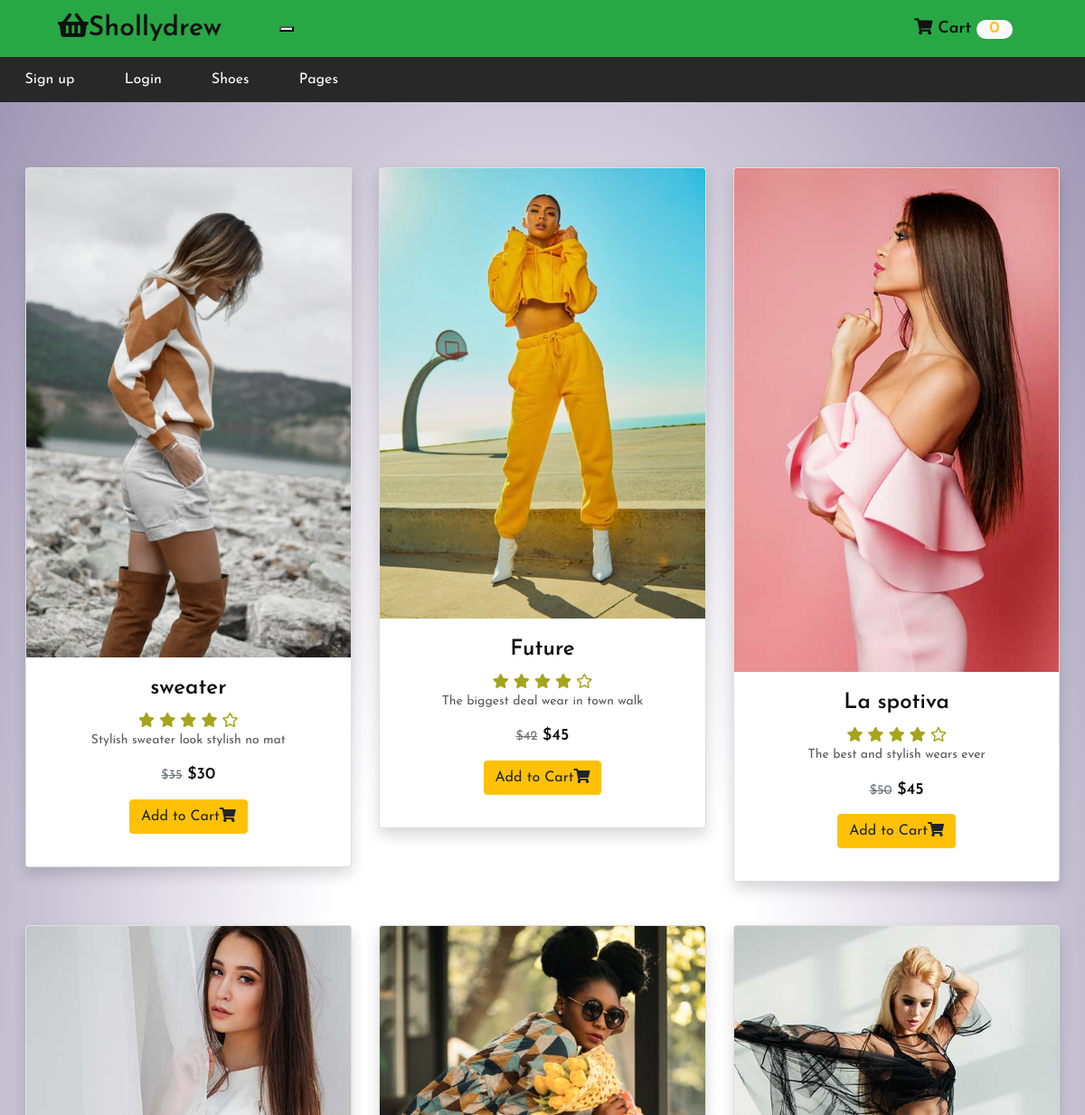
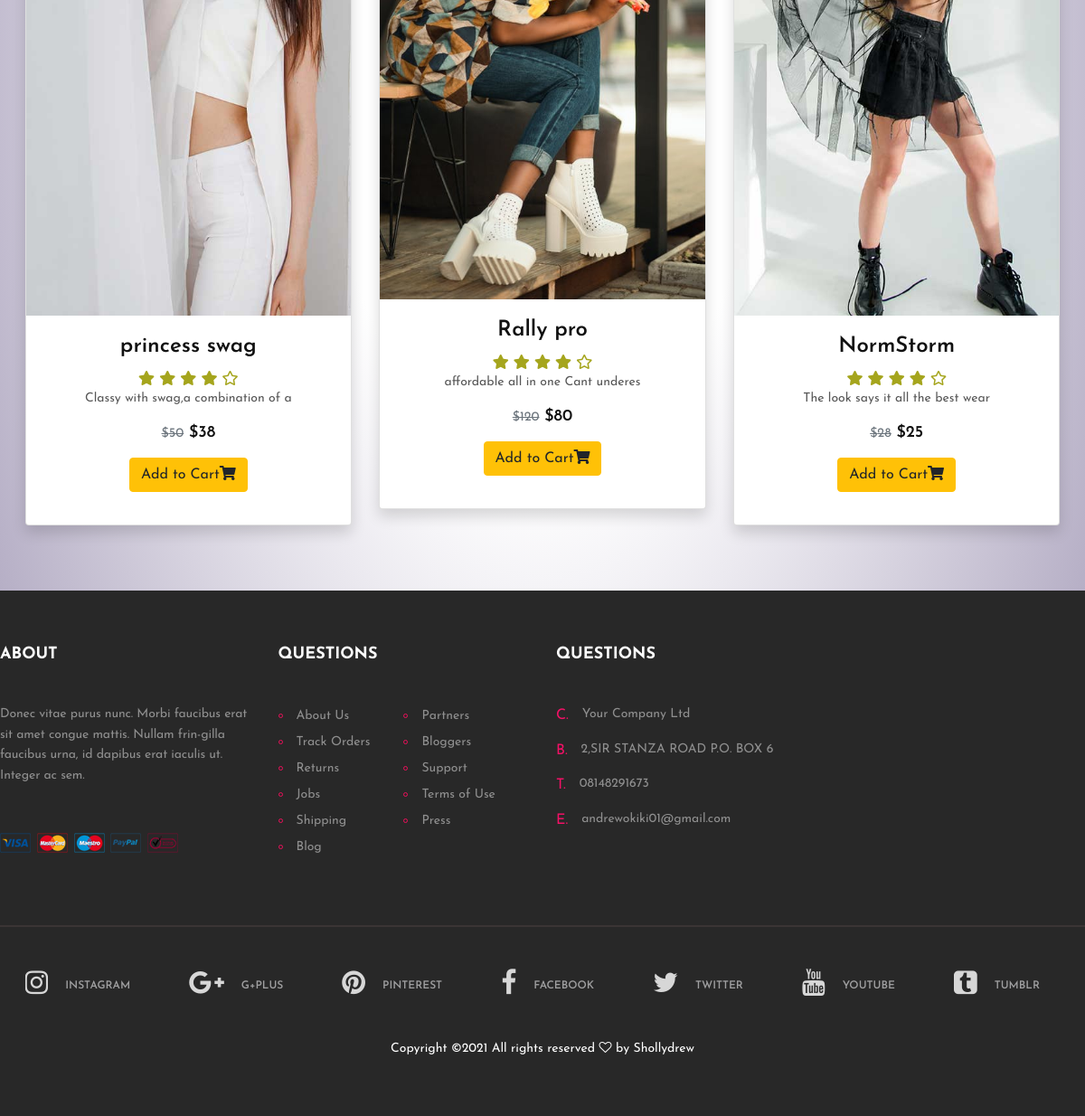
Screenshot of /index1.php with the database file from the repository (2 pictures, top to bottom).
### tables this page shows
CREATE TABLE `shop` (
  `product_id` int(6) NOT NULL,
  `name` varchar(255) NOT NULL,
  `price` float DEFAULT NULL,
  `ex_price` float DEFAULT NULL,
  `description` varchar(255) NOT NULL,
  `picture` varchar(200) NOT NULL
);

### create1.php (called while the page is built, shortened)
<?php
    class CreateDb{
        public $tablename;
        public $con;
    public function __construct(
         $dbname="Newdb",
         $tablename="Productdb",
         $tablename1="user",
         $username="root",
         $servername="localhost",
          $password=""
     )
    {
    $this->tablename=$tablename;
    $this->con=mysqli_connect($servername,$username,$password);
    $sql="CREATE DATABASE IF NOT EXISTS $dbname";
    $query=mysqli_query($this->con,$sql);
    if ($query) {
        $this->con= mysqli_connect($servername,$username,$password,$dbname);
        $sql="CREATE TABLE IF NOT EXISTS $tablename(product_id INT(6)  NOT NULL  AUTO_INCREMENT PRIMARY KEY
        ,name VARCHAR(255) NOT NULL
        ,price FLOAT
        ,ex_price FLOAT
        ,picture VARCHAR(600)
          );";
    }else{
        return false;
    }
    }
    public function getData(){
        $sql="SELECT * FROM $this->tablename ";
         $result = mysqli_query($this->con,$sql);
        if(mysqli_num_rows($result)>0){
            return $result;
        }
    }
}

### function1.php (the view, shortened to what this page needs)
<?php
  require_once("page-head1.php");
    function component($name,$price,$ex_price,$description,$picture,$product_id){
        $product  = "
                <div class=\"col-md-4 col-sm-6 my-4  my-md-4\">
                <form action=\"index1.php\" method=\"post\" >
                <div class=\"card shadow\">
                <div>
                        <img src= $picture alt=\"image1\" class=\"img-fluid card-img-top\">
                    </div>
                    <div class=\"card-body\">
                    <h4 class=\"card-title\">$name</h4>
                    <h6>
                    <i class=\"fas fa-star\"></i>
                    <i class=\"fas fa-star\"></i>
                    <i class=\"fas fa-star\"></i>
                    <i class=\"fas fa-star\"></i>
                    <i class=\"far fa-star\"></i>
                    </h6>
                    <p class=\"card-text\">$description</p>
                    <h5>
                        <small><del class=\"text-secondary\"> $$ex_price</small>
                        <span class=\"price\"> $$price</span>
                    </h5>
                    <button type=\"submit\" name=\"add\" class=\"btn btn-warning my-3\">Add to Cart<i class=\"fas fa-shopping-cart\"></i></button>
                    <input type=\"hidden\" name=\"product_id\" value=\"$product_id\">
                    </div>
                    </div>
                </form>
            </div>" ;
  echo $product;
}

### page-head1.php (shortened to what this page needs)
<!DOCTYPE html>
<html lang="en">
<head>
    <link rel="stylesheet" href="https://use.fontawesome.com/releases/v5.7.0/css/all.css">
    <link rel="stylesheet" href="css/my.css">
    <link rel="stylesheet" href="css/bootstrap.min.css"/>
    <link rel="stylesheet" href="css/font-awesome.min.css"/>
    <link rel="stylesheet" href="css/flaticon.css"/>
    <link rel="stylesheet" href="css/slicknav.min.css"/>
    <link rel="stylesheet" href="css/jquery-ui.min.css"/>
    <link rel="stylesheet" href="css/owl.carousel.min.css"/>
    <link rel="stylesheet" href="css/animate.css"/>
    <link rel="stylesheet" href="css/style.css"/>
</head>

### index1.php (shortened to what this page needs)
<?php require_once("create1.php");
  require("function1.php");
  $database=new CreateDb("project1","shop","user");
  ?>
<body>
<?php require_once("header1.php");?>
  <div class="container">
      <div class="row text-center py-5">
      <?php
      $result= $database->getdata();
      while($row = mysqli_fetch_assoc($result)) {
          component($row['name'],$row['price'],$row['ex_price'],substr($row['description'],0,35),$row['picture'],$row['product_id']);
      }
      ?>
      </div>
  </div>
<?php require("page-footer1.php"); ?>
</body>
</html>

### header1.php (shortened to what this page needs)
<header id="header">
<nav class="navbar navbar-expand-lg navbar-dark bg-success">
    <a href="index.php" class="navbar-brand">
    <h3 class="px-5">
    <i class="fas fa-shopping-basket"></i>Shollydrew
    </h3>
    </a>
    <button class="navbar-toogler" type="button" data-toggle="collapse" data-target="#navbarNavAltMarkup" aria-controls="navbarNavAltMarkup" aria-expanded="false" aria-label="Toggle navigation">
    </button>
    <div class="collapse navbar-collapse" id="navbarNavAltMarkup">
    <a href="cart1.php" class="nav-item nav-link active">
    <h5 class="px-5 cart">
    <i class="fas fa-shopping-cart"></i> Cart
    <?php
    if(isset($_SESSION['cart'])) {
        $count= count($_SESSION['cart']);
            echo "<span class=\"text-warning bg-light\" id=\"cart_count\">$count</span>";
    }else{
        echo"<span class=\"text-warning bg-light\" id=\"cart_count\">0</span>";
    } ?>
    </h5>
    </a>
    </div>
</nav><nav class="main-navbar">
            <div class="container">
                <ul class="main-menu">
                    <li><a class="nav-link " href="signup.php">Sign up</a> </li>
                   <li> <a class="nav-link" href="login.php">Login</a></li>
                    <li><a href="#">Shoes</a>
                    </li>
                    <li><a href="#">Pages</a>
                    </li>
                </ul>
            </div>
        </nav>
</header>

### page-footer1.php (shortened to what this page needs)
<section class="footer-section">
			<div class="row">
				<div class="col-lg-3 col-sm-6">
					<div class="footer-widget about-widget">
						<h2>About</h2>
						<p>Donec vitae purus nunc. Morbi faucibus erat sit amet congue mattis. Nullam frin-gilla faucibus urna, id dapibus erat iaculis ut. Integer ac sem.</p>
						<img src="img/cards.png" alt="">
					</div>
				</div>
				<div class="col-lg-3 col-sm-6">
					<div class="footer-widget about-widget">
						<h2>Questions</h2>
						<ul>
							<li><a href="">About Us</a></li>
							<li><a href="">Track Orders</a></li>
							<li><a href="">Returns</a></li>
							<li><a href="">Jobs</a></li>
							<li><a href="">Shipping</a></li>
							<li><a href="">Blog</a></li>
						</ul>
						<ul>
							<li><a href="">Partners</a></li>
							<li><a href="">Bloggers</a></li>
							<li><a href="">Support</a></li>
							<li><a href="">Terms of Use</a></li>
							<li><a href="">Press</a></li>
						</ul>
					</div>
				</div>
<div class="col-lg-3 col-sm-6">
					<div class="footer-widget contact-widget">
						<h2>Questions</h2>
						<div class="con-info">
							<span>C.</span>
							<p>Your Company Ltd </p>
						</div>
						<div class="con-info">
							<span>B.</span>
							<p>2,SIR STANZA ROAD P.O. BOX 6 </p>
						</div>
						<div class="con-info">
							<span>T.</span>
							<p>08148291673</p>
						</div>
						<div class="con-info">
							<span>E.</span>
							<p>andrewokiki01@gmail.com</p>
						</div>
					</div>
				</div>
			</div>
		<div class="social-links-warp">
			<div class="container">
				<div class="social-links">
					<a href="" class="instagram"><i class="fa fa-instagram"></i><span>instagram</span></a>
					<a href="" class="google-plus"><i class="fa fa-google-plus"></i><span>g+plus</span></a>
					<a href="" class="pinterest"><i class="fa fa-pinterest"></i><span>pinterest</span></a>
					<a href="" class="facebook"><i class="fa fa-facebook"></i><span>facebook</span></a>
					<a href="" class="twitter"><i class="fa fa-twitter"></i><span>twitter</span></a>
					<a href="" class="youtube"><i class="fa fa-youtube"></i><span>youtube</span></a>
					<a href="" class="tumblr"><i class="fa fa-tumblr-square"></i><span>tumblr</span></a>
				</div>
<p class="text-white text-center mt-5">Copyright &copy;<script>document.write(new Date().getFullYear());</script> All rights reserved <i class="fa fa-heart-o" aria-hidden="true"></i> by <a href="https://colorlib.com" target="_blank">Shollydrew</a></p>
			</div>
		</div>
	</section>

### css/my.css (style rules this page uses)
img { max-width: 100%; height: auto; }
.fa-star { color:rgb(165, 165, 29); }
#cart_count { text-align: center; padding: 0 0.9rem 0.1rem 0.9rem; border-radius:3rem; }
body { background: radial-gradient(white 30%,rgb(153, 143, 175)); display: -ms-flexbox; color: #fff; }

### css/style.css (style rules this page uses)
html, body { height: 100%; font-family: 'Josefin Sans', sans-serif; -webkit-font-smoothing: antialiased; font-smoothing: antialiased; }
h1, h2, h3, h4, h5, h6 { margin: 0; color: #111111; font-weight: 600; }
h2 { font-size: 36px; }
h3 { font-size: 30px; }
h4 { font-size: 24px; }
h5 { font-size: 18px; }
h6 { font-size: 16px; }
p { font-size: 14px; color: #585858; line-height: 1.6; }
img { max-width: 100%; }
ul, ol { padding: 0; margin: 0; }
.text-white h1, .text-white h2, .text-white h3, .text-white h4, .text-white h5, .text-white h6, .text-white p, .text-white span, .text-white li, .text-white a { color: #fff; }
.main-navbar { background: #282828; }
.main-menu { list-style: none; }
.main-menu li { display: inline-block; position: relative; }
.main-menu li a { display: inline-block; font-size: 16px; color: #ffffff; margin-right: 50px; line-height: 1; padding: 17px 0; position: relative; }
.footer-section { background: #282828; padding-top: 60px; }
.footer-widget { margin-bottom: 70px; overflow: hidden; }
.footer-widget h2 { font-size: 18px; font-weight: 700; text-transform: uppercase; color: #fff; margin-bottom: 45px; }
.footer-widget p { color: #8f8f8f; }
.footer-widget.about-widget p { margin-bottom: 50px; letter-spacing: -0.01em; }
.footer-widget ul { list-style: none; float: left; margin-right: 37px; }
.footer-widget ul:last-child { margin-right: 0; }
.footer-widget ul li a { display: inline-block; position: relative; padding-left: 20px; font-size: 14px; color: #8f8f8f; margin-bottom: 6px; }
.footer-widget ul li a:after { position: absolute; content: ""; width: 5px; height: 5px; left: 0; top: 8px; border: 1px solid #ec105a; border-radius: 50%; -webkit-transition: all 0.2s; -o-transition: all 0.2s; transition: all 0.2s; }
.contact-widget .con-info span { float: left; color: #f51167; margin-right: 15px; overflow: hidden; }
.social-links-warp { border-top: 2px solid #3b3535; padding: 46px 0; }
.social-links a { margin-right: 60px; display: inline-block; }
.social-links a:last-child { margin-right: 0; }
.social-links a i { font-size: 30px; color: #d7d7d7; float: left; margin-right: 19px; overflow: hidden; -webkit-transition: all 0.3s; -o-transition: all 0.3s; transition: all 0.3s; }
.social-links a span { display: inline-block; font-size: 12px; font-weight: 600; text-transform: uppercase; color: #9f9fa0; padding-top: 10px; -webkit-transition: all 0.3s; -o-transition: all 0.3s; transition: all 0.3s; }
@media (min-width: 1200px) { .container { max-width: 1175px; } }

### rows the page displays
shop: picture (picture), name "sweater", description "Stylish sweater look stylish no mat", ex_price "35", price "30"
shop: picture (picture), name "Future", description "The biggest deal wear in town walk", ex_price "42", price "45"
shop: picture (picture), name "La spotiva", description "The best and stylish wears ever", ex_price "50", price "45"
shop: picture (picture), name "princess swag", description "Classy with swag,a combination of a", ex_price "50", price "38"
shop: picture (picture), name "Rally pro", description "affordable all in one Cant underes", ex_price "120", price "80"
shop: picture (picture), name "NormStorm", description "The look says it all the best wear", ex_price "28", price "25"
